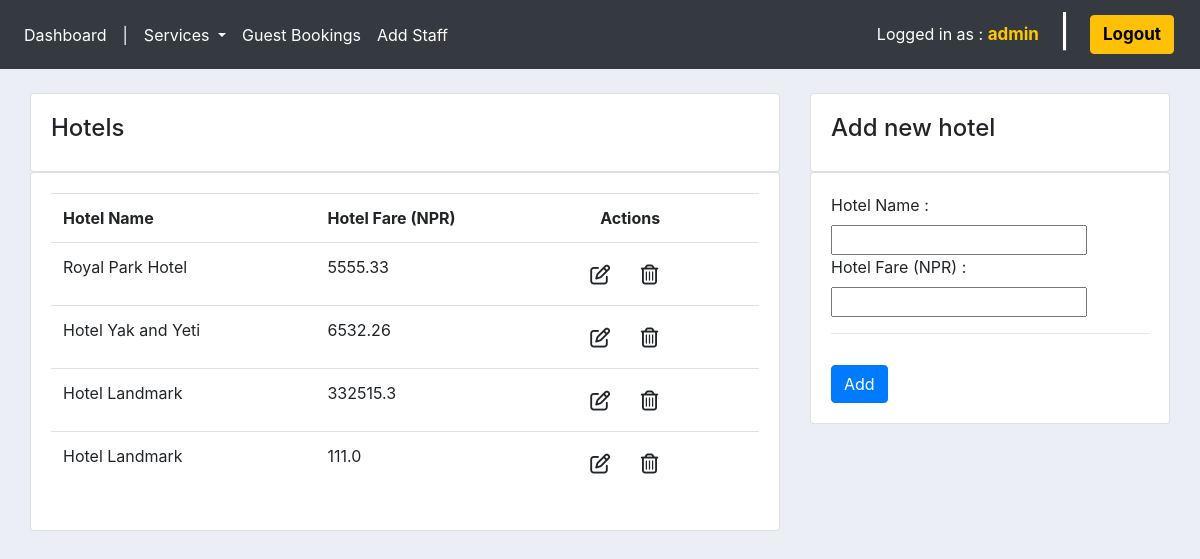
The page /hotels/ (signed in) on the database as committed earlier.
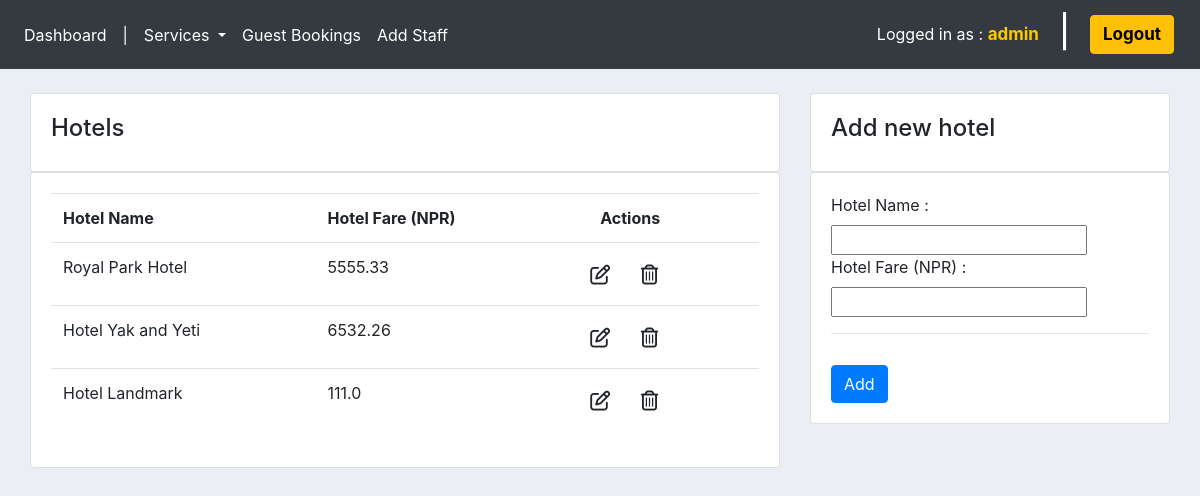
The same page on the database as committed later.
### tour/models.py (models this page shows, shortened)
class Hotel(models.Model):
    hotelName = models.CharField(max_length=200, null=True)
    fare = models.FloatField(max_length=200, null=True)

### ums/decorators.py (the view)
        def wrapper_func(request, *args, **kwargs):
            group = None
            if request.user.groups.exists():
                group = request.user.groups.all()[0].name
            if group in allowed_roles:
                return view_func(request, *args, **kwargs)
            else:
                return HttpResponse('Unauthorized access as ' + group + '.')

### tour/forms.py
class HotelForm(ModelForm):
    class Meta:
        model = Hotel
        fields = '__all__'

### tour/views.py (called while the page is built)
@login_required(login_url='login')
@allowed_users(allowed_roles=['admin', 'staff'])
def hotels(request):
    allHotels = Hotel.objects.all()
    form = HotelForm()
    if request.method == 'POST':
        form = HotelForm(request.POST)
        if form.is_valid():
            form.save()
            return redirect('hotels')
    context = {'allHotels': allHotels, 'form': form}
    return render(request, 'tour/hotels.html', context=context)

### tour/templates/tour/hotels.html (shortened to what this page needs)
{% extends 'ums/main.html' %}
{% load static %}
{% block content %}
<section class="container-fluid">
    <section class="row">
        <section class="col-md-8">
            <div class="card card-body">
                <span>
                    <h4>Hotels</h4>
                </span>
            </div>
            <div class="card card-body">
                <table class="table">
                    <tr>
                        <th>Hotel Name</th>
                        <th>Hotel Fare (NPR)</th>
                        <th style="padding-left: 35px;">Actions</th>
                    </tr>
                    {% for hotel in allHotels %}
                    <tr>
                        <td>{{hotel.hotelName}}</td>
                        <td>{{hotel.fare}}</td>
                        <td>
                            <a href="{% url 'update_hotel' hotel.id %}" class="btn" title="Update"><i class="far fa-edit fa-lg"></i></a>
                            <a href="{% url 'delete_hotel' hotel.id %}" class="btn" title="Delete"><i class="far fa-trash-alt fa-lg"></i></a>
                        </td>
                    </tr>
                    {% endfor %}
                </table>
            </div>
        </section>
        {% include 'tour/add_hotel.html' %}
    </section>
</section>
{% endblock %}

Rows that differ between the two databases and show on the page:
removed Hotel: hotelName "Hotel Landmark", fare "332515.3"
